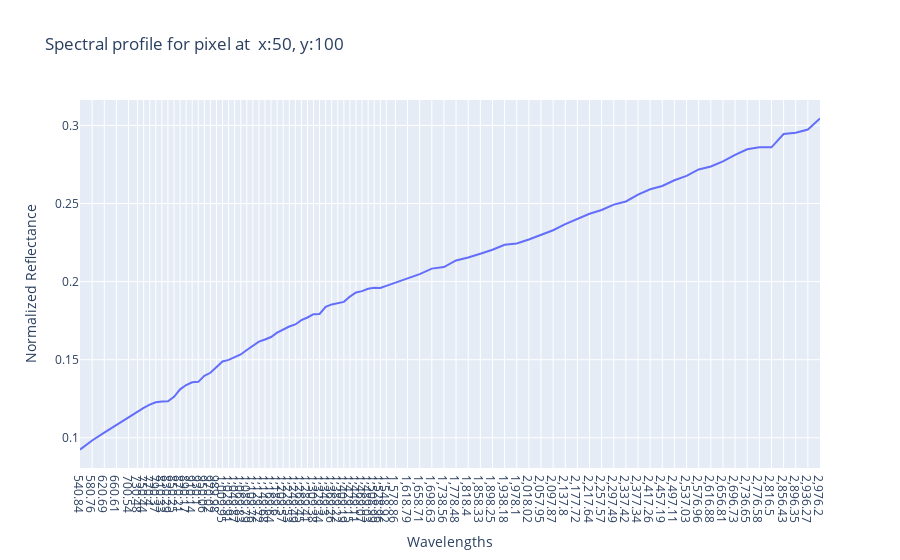

Notebook code for this chart:
### Code cell
fig = px.line(x=wl, y=spectra,title = f'Spectral profile for pixel at  x:{x}, y:{y}', labels={"y":" Normalized Reflectance","x":"Wavelengths"})
fig.update_layout(
    xaxis = dict(
        tickmode = 'array',
        tickvals= wl,

    )
)
fig.show()
